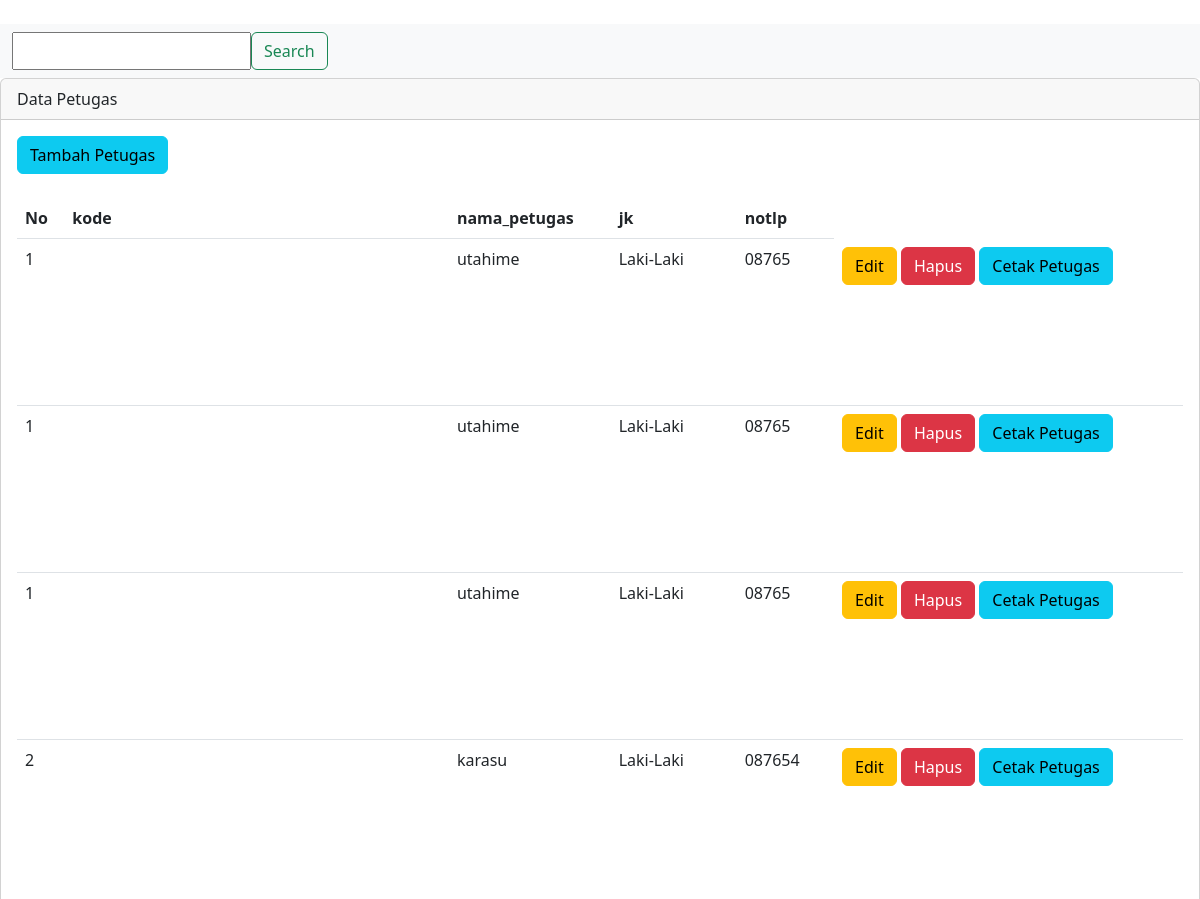
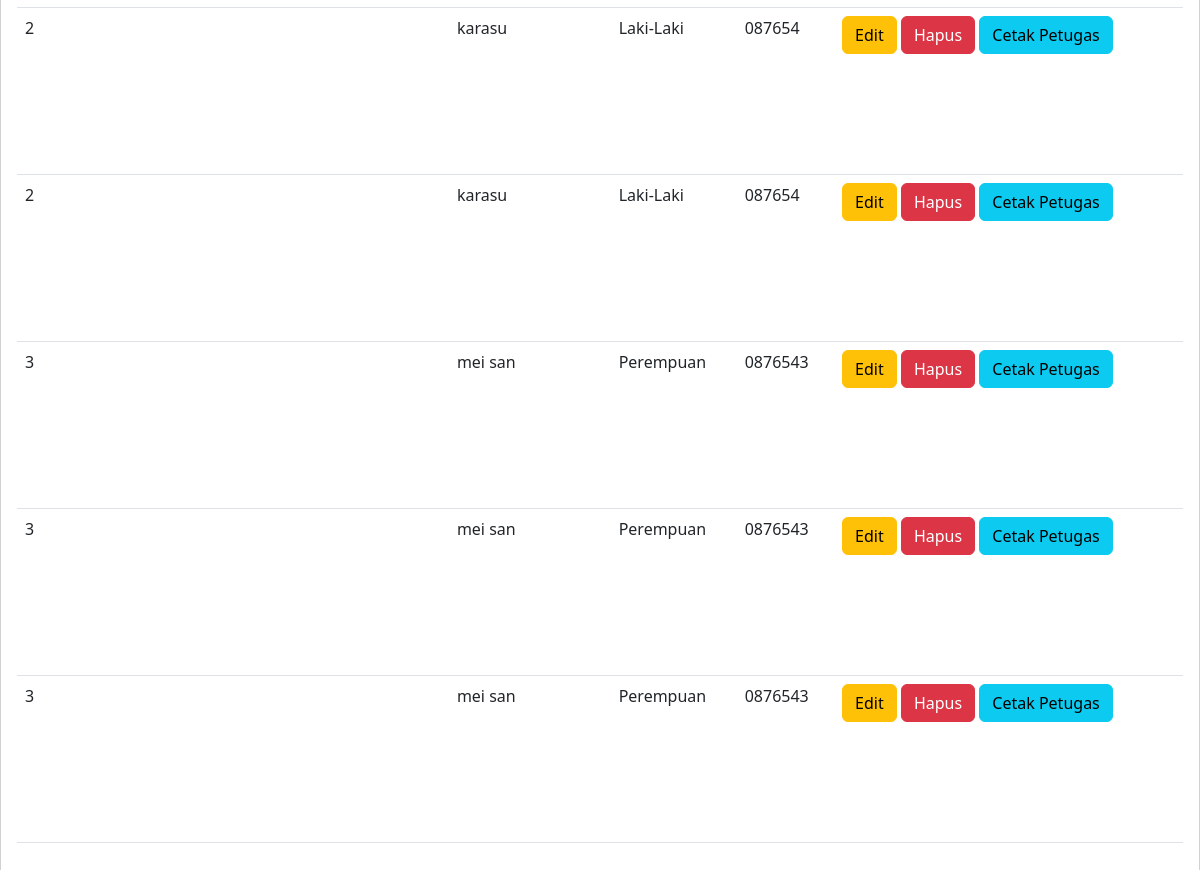
Screenshot of /halaman/Petugas.php with the database file from the repository (2 pictures, top to bottom).
### tables this page shows
CREATE TABLE `petugas` (
  `id` int(11) NOT NULL,
  `kode` varchar(255) NOT NULL,
  `nama_petugas` varchar(50) NOT NULL,
  `jk` varchar(50) NOT NULL,
  `no_tlp` varchar(50) NOT NULL
);

### halaman/Petugas.php (the view, shortened to what this page needs)
<!DOCTYPE html>
<html>
<head>
  <link href="https://cdn.jsdelivr.net/npm/bootstrap@5.3.2/dist/css/bootstrap.min.css" rel="stylesheet"
>
  <link href="https://cdn.jsdelivr.net/npm/bootstrap@5.3.0/dist/css/bootstrap.min.css" rel="stylesheet"
>
</head>
<body>
  <nav class="navbar bg-body-tertiary">
    <div class="container-fluid">
      <form method="post" class="d-flex" role="search">
        <input type="text" name="carii" placeholder="">
        <button class="btn btn-outline-success" type="submit">Search</button>
      </form>
    </div>
  </nav>
  <div class="card">
    <div class="card-header">
      Data Petugas
    </div>
    <div class="card-body">
      <a href="../halaman/tampetu.php"> <button type="button" class="btn btn-info">Tambah Petugas</button></a>
      <table class="table">
        <thead>
          <th>No</th>
          <th>kode</th>
          <th>nama_petugas</th>
          <th>jk</th>
          <th>notlp</th>
        </thead>
        <tbody>
        <?php
        include '../koneksi.php';
        $data = mysqli_query($koneksi, "select * from petugas");
        while ($d = mysqli_fetch_array($data)) {
          ?>
            <?php
            include '../koneksi.php';
            $hasil = mysqli_query($koneksi, "SELECT * FROM petugas");
            ?>
            <?php
            while ($fila = mysqli_fetch_assoc($hasil)):
              ?>
              <tr>
                <td><?php echo $d['id']; ?></td>
                <td><svg id='<?php echo "barcode" . $fila['kode']; ?>'></td>
                <td><?php echo $d['nama_petugas']; ?></td>
                <td><?php echo $d['jk']; ?></td>
                <td><?php echo $d['no_tlp']; ?></td>
                <td>
                  <a href="../halaman/editpetu.php?id=<?php echo $d['id']; ?>"><button type="button"
                      class="btn btn-warning">Edit</button></a>
                  <a onclick="return confirm('apakah ingin apus')"
                    href="../halaman/hapuspetu.php?id=<?php echo $d['id']; ?>"><button type="button"
                      class="btn btn-danger">Hapus</button></a>
                  <a href="../halaman/cetakpetu.php?id=<?php echo $d['id']; ?>"><button type="button"
                      class="btn btn-info">Cetak Petugas</button></a>
                </td>
              </tr>
            <?php endwhile; ?>
          </tbody>
          <?php
        }
        ?>
      </table>
    </div>
  </div>
</body>
</html>

### rows the page displays
petugas: id "1", nama_petugas "utahime", jk "Laki-Laki", no_tlp "08765"
petugas: id "2", nama_petugas "karasu", jk "Laki-Laki", no_tlp "087654"
petugas: id "3", nama_petugas "mei san", jk "Perempuan", no_tlp "0876543"
